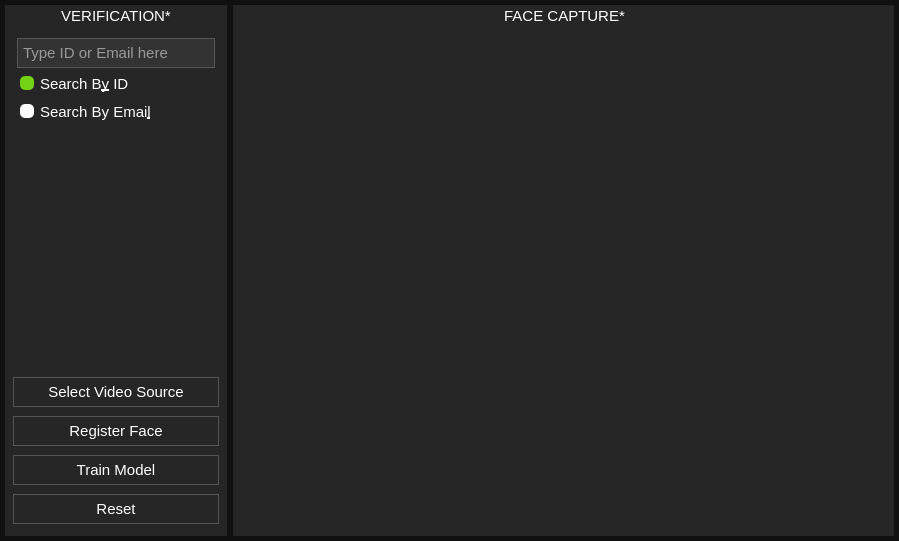
<?xml version="1.0" encoding="UTF-8"?>
<ui version="4.0">
 <class>registerFaceDialog</class>
 <widget class="QDialog" name="registerFaceDialog">
  <property name="geometry">
   <rect>
    <x>0</x>
    <y>0</y>
    <width>899</width>
    <height>541</height>
   </rect>
  </property>
  <property name="sizePolicy">
   <sizepolicy hsizetype="Fixed" vsizetype="Fixed">
    <horstretch>0</horstretch>
    <verstretch>0</verstretch>
   </sizepolicy>
  </property>
  <property name="minimumSize">
   <size>
    <width>899</width>
    <height>541</height>
   </size>
  </property>
  <property name="maximumSize">
   <size>
    <width>899</width>
    <height>541</height>
   </size>
  </property>
  <property name="windowTitle">
   <string>Register New Face</string>
  </property>
  <property name="windowIcon">
   <iconset>
    <normaloff>icons/alpha_icon.png</normaloff>icons/alpha_icon.png</iconset>
  </property>
  <property name="styleSheet">
   <string notr="true">background-color: #101010;
color: rgb(255, 255, 255);</string>
  </property>
  <layout class="QGridLayout" name="gridLayout_4">
   <property name="leftMargin">
    <number>5</number>
   </property>
   <property name="topMargin">
    <number>5</number>
   </property>
   <property name="rightMargin">
    <number>5</number>
   </property>
   <property name="bottomMargin">
    <number>5</number>
   </property>
   <property name="horizontalSpacing">
    <number>6</number>
   </property>
   <property name="verticalSpacing">
    <number>0</number>
   </property>
   <item row="0" column="0">
    <widget class="QGroupBox" name="verificationGroupBox">
     <property name="font">
      <font>
       <pointsize>11</pointsize>
      </font>
     </property>
     <property name="styleSheet">
      <string notr="true">background-color: #262626;
color: rgb(255, 255, 255);
border: 0px;
padding-top: 15px;</string>
     </property>
     <property name="title">
      <string>VERIFICATION*</string>
     </property>
     <property name="alignment">
      <set>Qt::AlignCenter</set>
     </property>
     <property name="flat">
      <bool>true</bool>
     </property>
     <layout class="QVBoxLayout" name="verticalLayout">
      <property name="spacing">
       <number>3</number>
      </property>
      <item>
       <widget class="QLineEdit" name="searchField">
        <property name="minimumSize">
         <size>
          <width>0</width>
          <height>30</height>
         </size>
        </property>
        <property name="maximumSize">
         <size>
          <width>16777215</width>
          <height>30</height>
         </size>
        </property>
        <property name="font">
         <font>
          <pointsize>11</pointsize>
         </font>
        </property>
        <property name="styleSheet">
         <string notr="true">background-color: #333333;
border: 1px solid #555555;
padding: 3px;
color: #ffffff;</string>
        </property>
        <property name="placeholderText">
         <string>Type ID or Email here</string>
        </property>
       </widget>
      </item>
      <item>
       <widget class="QRadioButton" name="searchByIdRadioButton">
        <property name="font">
         <font>
          <pointsize>11</pointsize>
         </font>
        </property>
        <property name="styleSheet">
         <string notr="true">QRadioButton {
	background-color: #262626;
	color: #ffffff;
	padding: 3px;
}
QRadioButton::indicator {
	background-color: #ffffff;
	color: #262626;
	border-radius: 5px;
}
QRadioButton::indicator:checked {
	background-color: rgb(115, 210, 22);
}</string>
        </property>
        <property name="text">
         <string>Search B&amp;y ID</string>
        </property>
        <property name="checked">
         <bool>true</bool>
        </property>
       </widget>
      </item>
      <item>
       <widget class="QRadioButton" name="searchByEmailRadioButton">
        <property name="font">
         <font>
          <pointsize>11</pointsize>
         </font>
        </property>
        <property name="styleSheet">
         <string notr="true">QRadioButton {
	background-color: #262626;
	color: #ffffff;
	padding: 3px;
}
QRadioButton::indicator {
	background-color: #ffffff;
	color: #262626;
	border-radius: 5px;
}
QRadioButton::indicator:checked {
	background-color: rgb(115, 210, 22);
}</string>
        </property>
        <property name="text">
         <string>Search By Emai&amp;l</string>
        </property>
       </widget>
      </item>
     </layout>
    </widget>
   </item>
   <item row="0" column="1" rowspan="3">
    <widget class="QGroupBox" name="faceCaptureGroupBox">
     <property name="minimumSize">
      <size>
       <width>661</width>
       <height>471</height>
      </size>
     </property>
     <property name="font">
      <font>
       <pointsize>11</pointsize>
      </font>
     </property>
     <property name="styleSheet">
      <string notr="true">background-color: #262626;
color: rgb(255, 255, 255);
border: 0px;
padding-top: 15px;</string>
     </property>
     <property name="title">
      <string>FACE CAPTURE*</string>
     </property>
     <property name="alignment">
      <set>Qt::AlignCenter</set>
     </property>
     <property name="flat">
      <bool>true</bool>
     </property>
     <layout class="QGridLayout" name="gridLayout_2">
      <item row="0" column="0">
       <widget class="QLabel" name="faceCaptureLabel">
        <property name="text">
         <string/>
        </property>
        <property name="pixmap">
         <pixmap>icons/default_camera_view.png</pixmap>
        </property>
        <property name="scaledContents">
         <bool>true</bool>
        </property>
       </widget>
      </item>
     </layout>
    </widget>
   </item>
   <item row="1" column="0">
    <widget class="QGroupBox" name="verifiedImageGroupBox">
     <property name="minimumSize">
      <size>
       <width>211</width>
       <height>250</height>
      </size>
     </property>
     <property name="font">
      <font>
       <weight>75</weight>
       <bold>true</bold>
      </font>
     </property>
     <property name="styleSheet">
      <string notr="true">background-color: #262626;
color: rgb(255, 255, 255);
border: 0px;</string>
     </property>
     <property name="title">
      <string/>
     </property>
     <property name="alignment">
      <set>Qt::AlignCenter</set>
     </property>
     <layout class="QGridLayout" name="gridLayout">
      <property name="leftMargin">
       <number>0</number>
      </property>
      <property name="topMargin">
       <number>0</number>
      </property>
      <property name="rightMargin">
       <number>0</number>
      </property>
      <property name="bottomMargin">
       <number>0</number>
      </property>
      <property name="spacing">
       <number>0</number>
      </property>
      <item row="0" column="0">
       <widget class="QLabel" name="verifiedPhotoLabel">
        <property name="text">
         <string/>
        </property>
        <property name="pixmap">
         <pixmap>../icons/default_profile_photo.png</pixmap>
        </property>
        <property name="scaledContents">
         <bool>true</bool>
        </property>
        <property name="alignment">
         <set>Qt::AlignCenter</set>
        </property>
       </widget>
      </item>
     </layout>
    </widget>
   </item>
   <item row="2" column="0">
    <widget class="QFrame" name="registerationFrame">
     <property name="enabled">
      <bool>true</bool>
     </property>
     <property name="minimumSize">
      <size>
       <width>0</width>
       <height>170</height>
      </size>
     </property>
     <property name="styleSheet">
      <string notr="true">background-color: #262626;
color: rgb(255, 255, 255);
border: 0px;</string>
     </property>
     <layout class="QGridLayout" name="gridLayout_3">
      <property name="leftMargin">
       <number>8</number>
      </property>
      <property name="topMargin">
       <number>3</number>
      </property>
      <property name="rightMargin">
       <number>8</number>
      </property>
      <property name="bottomMargin">
       <number>2</number>
      </property>
      <property name="horizontalSpacing">
       <number>0</number>
      </property>
      <property name="verticalSpacing">
       <number>1</number>
      </property>
      <item row="2" column="0">
       <widget class="QPushButton" name="registerFaceButton">
        <property name="enabled">
         <bool>false</bool>
        </property>
        <property name="minimumSize">
         <size>
          <width>0</width>
          <height>30</height>
         </size>
        </property>
        <property name="maximumSize">
         <size>
          <width>16777215</width>
          <height>30</height>
         </size>
        </property>
        <property name="font">
         <font>
          <pointsize>11</pointsize>
          <weight>50</weight>
          <bold>false</bold>
         </font>
        </property>
        <property name="focusPolicy">
         <enum>Qt::NoFocus</enum>
        </property>
        <property name="styleSheet">
         <string notr="true">QPushButton {
	background-color: #262626;
	color: #ffffff;
	border: 1px solid #555555;
	padding: 3px;
}
QPushButton::pressed {
	background-color: #888888;
	color: #262626;
}</string>
        </property>
        <property name="text">
         <string>Register Face</string>
        </property>
       </widget>
      </item>
      <item row="0" column="0">
       <widget class="QPushButton" name="selectVideoSourceButton">
        <property name="enabled">
         <bool>false</bool>
        </property>
        <property name="minimumSize">
         <size>
          <width>0</width>
          <height>30</height>
         </size>
        </property>
        <property name="maximumSize">
         <size>
          <width>16777215</width>
          <height>30</height>
         </size>
        </property>
        <property name="font">
         <font>
          <pointsize>11</pointsize>
         </font>
        </property>
        <property name="focusPolicy">
         <enum>Qt::NoFocus</enum>
        </property>
        <property name="styleSheet">
         <string notr="true">QPushButton {
	background-color: #262626;
	color: #ffffff;
	border: 1px solid #555555;
	padding: 3px;
}
QPushButton::pressed {
	background-color: #888888;
	color: #262626;
}</string>
        </property>
        <property name="text">
         <string>Select Video Source</string>
        </property>
       </widget>
      </item>
      <item row="4" column="0">
       <widget class="QPushButton" name="resetButton">
        <property name="minimumSize">
         <size>
          <width>0</width>
          <height>30</height>
         </size>
        </property>
        <property name="maximumSize">
         <size>
          <width>16777215</width>
          <height>30</height>
         </size>
        </property>
        <property name="font">
         <font>
          <pointsize>11</pointsize>
         </font>
        </property>
        <property name="focusPolicy">
         <enum>Qt::NoFocus</enum>
        </property>
        <property name="styleSheet">
         <string notr="true">QPushButton {
	background-color: #262626;
	color: #ffffff;
	border: 1px solid #555555;
	padding: 3px;
}
QPushButton::pressed {
	background-color: #888888;
	color: #262626;
}</string>
        </property>
        <property name="text">
         <string>Reset</string>
        </property>
       </widget>
      </item>
      <item row="3" column="0">
       <widget class="QPushButton" name="retrainModelButton">
        <property name="minimumSize">
         <size>
          <width>0</width>
          <height>30</height>
         </size>
        </property>
        <property name="maximumSize">
         <size>
          <width>16777215</width>
          <height>30</height>
         </size>
        </property>
        <property name="font">
         <font>
          <pointsize>11</pointsize>
         </font>
        </property>
        <property name="focusPolicy">
         <enum>Qt::NoFocus</enum>
        </property>
        <property name="styleSheet">
         <string notr="true">QPushButton {
	background-color: #262626;
	color: #ffffff;
	border: 1px solid #555555;
	padding: 3px;
}
QPushButton::pressed {
	background-color: #888888;
	color: #262626;
}</string>
        </property>
        <property name="text">
         <string>Train Model</string>
        </property>
       </widget>
      </item>
     </layout>
    </widget>
   </item>
  </layout>
 </widget>
 <resources/>
 <connections/>
</ui>
